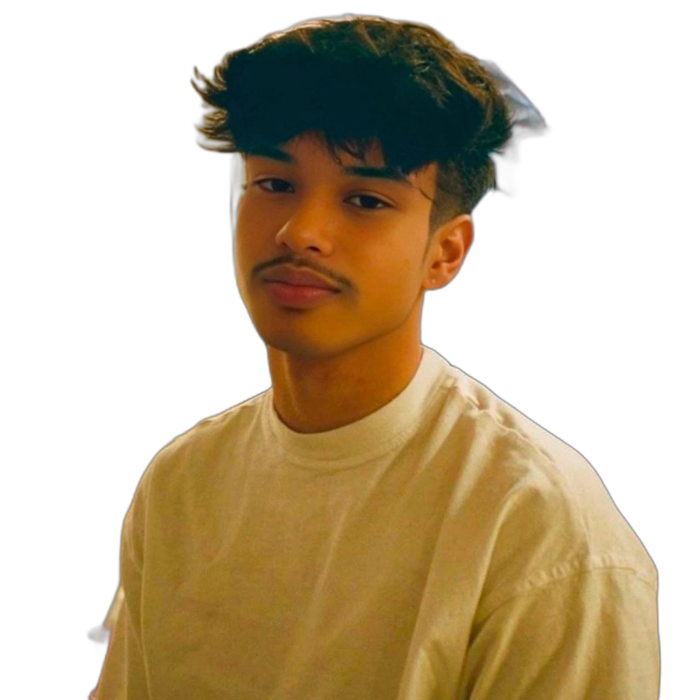
#> input picture assets/portrait.png, 700 x 700 px, found by its file name
$ python edge.py
#> lines starting #> are read from the running program, lines starting #| are printed output that depends on the picture
from PIL import Image, ImageOps, ImageFilter


def detect_edges(image_path: str) -> Image.Image:
#> called with image_path = 'assets/portrait.png'
    img = Image.open(image_path).convert("L")
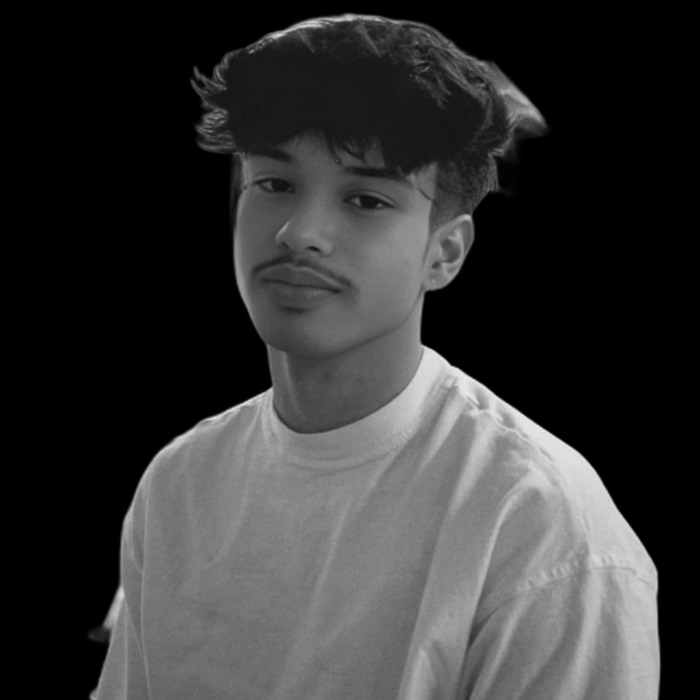
#> img: PIL image 700x700 L; min 0, max 238, mean 53.8

    img = ImageOps.autocontrast(img)

    img = img.filter(ImageFilter.FIND_EDGES)
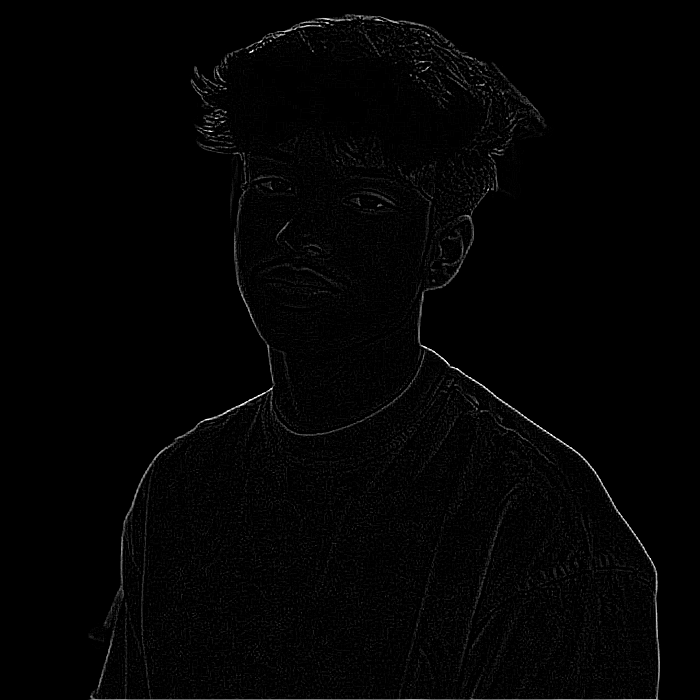
#> img: PIL image 700x700 L; min 0, max 255, mean 3.3

    img = ImageOps.invert(img)
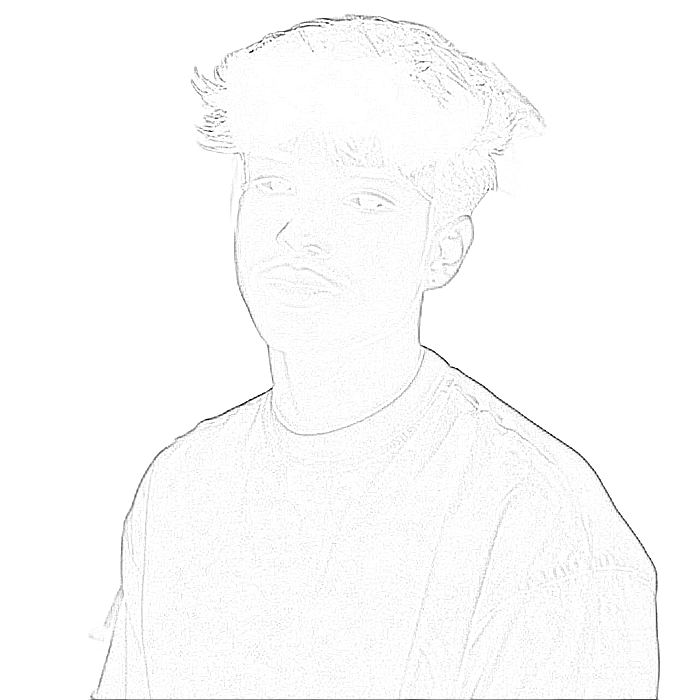
#> img: PIL image 700x700 L; min 0, max 255, mean 251.7

    return img


if __name__ == "__main__":
    edge = detect_edges("assets/portrait.png")
    edge.save("assets/edges.png")
    print("✅ Generated: assets/edges.png")
